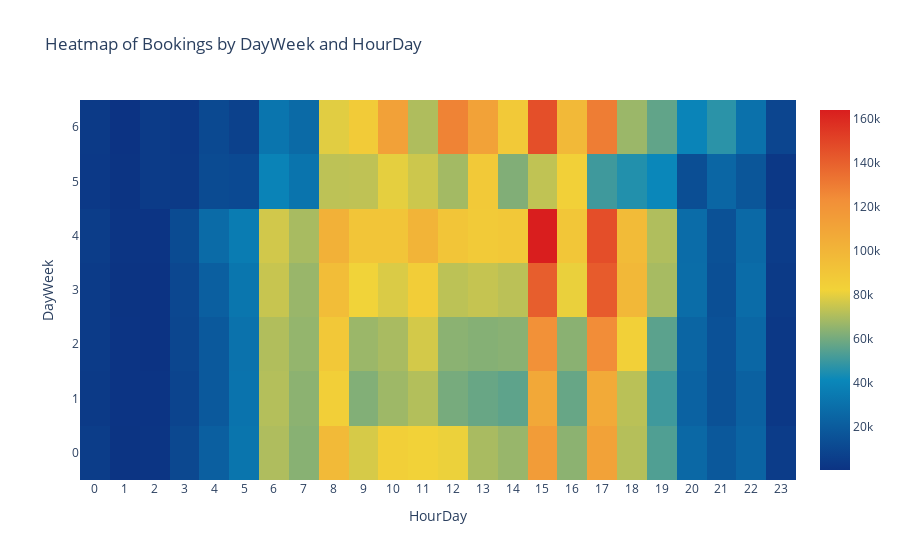

Notebook code cell kept with this figure:
### Code cell
hotMap(cleanData, 'DayWeek', 'HourDay', 'Bookings')

### Figure 1 — Plotly figure (JSON) as saved in the notebook; plotly's stock layout.template omitted (floating-point values rounded to 4 significant figures; data arrays with more than 128 entries replaced by an {"elided": "..."} marker saying what was removed)
{"data": [{"colorscale": [[0, "rgb(12,51,131)"], [0.25, "rgb(10,136,186)"], [0.5, "rgb(242,211,56)"], [0.75, "rgb(242,143,56)"], [1, "rgb(217,30,30)"]], "hoverongaps": false, "type": "heatmap", "x": [0, 1, 2, 3, 4, 5, 6, 7, 8, 9, 10, 11, 12, 13, 14, 15, 16, 17, 18, 19, 20, 21, 22, 23], "y": [0, 1, 2, 3, 4, 5, 6], "z": {"elided": "7x24 int values"}}], "layout": {"title": {"text": "Heatmap of Bookings by DayWeek and HourDay"}, "xaxis": {"tickmode": "array", "ticktext": ["0", "1", "2", "3", "4", "5", "6", "7", "8", "9", "10", "11", "12", "13", "14", "15", "16", "17", "18", "19", "20", "21", "22", "23"], "tickvals": [0, 1, 2, 3, 4, 5, 6, 7, 8, 9, 10, 11, 12, 13, 14, 15, 16, 17, 18, 19, 20, 21, 22, 23], "title": {"text": "HourDay"}}, "yaxis": {"title": {"text": "DayWeek"}}}}
